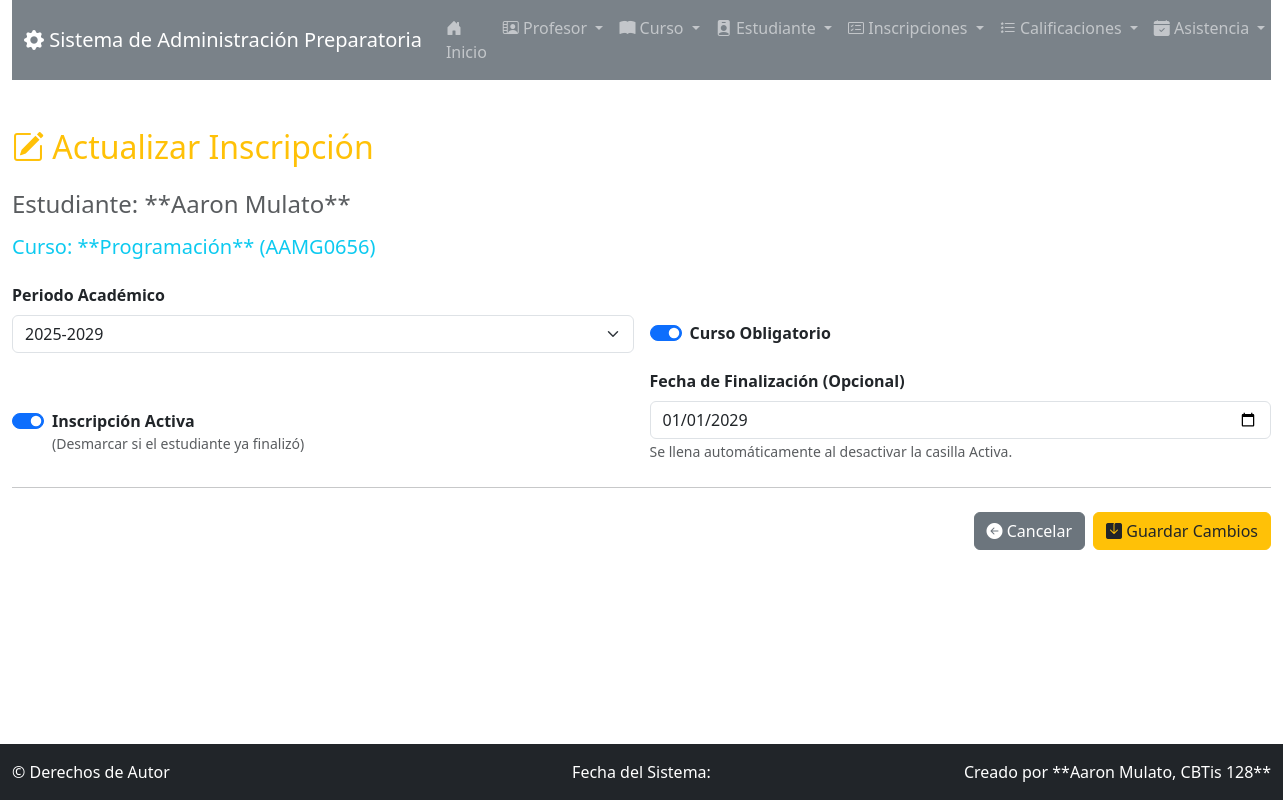
The app's page /inscripcion/actualizar/1/ with its own data.
### app_Preparatoria/models.py (models this page shows, shortened)
class Inscripcion(models.Model):
    estudiante = models.ForeignKey(Estudiante, on_delete=models.CASCADE)
    curso = models.ForeignKey(Curso, on_delete=models.CASCADE)
    fecha_inscripcion_curso = models.DateField(auto_now_add=True)
    fecha_finalizacion = models.DateField(null=True, blank=True)
    esta_activo = models.BooleanField(default=True)
    periodo_academico = models.CharField(max_length=50, default="2025-2") # Campo nuevo
    es_obligatorio = models.BooleanField(default=True) # Campo nuevo
    class Meta:
        unique_together = ('estudiante', 'curso', 'periodo_academico') # Ajuste para permitir reinscripción en otro periodo

class Estudiante(models.Model):
    nombre_estudiante = models.CharField(max_length=50)
    apellido_estudiante = models.CharField(max_length=50)
    matricula = models.CharField(max_length=10, unique=True)
    correo_estudiante = models.EmailField(max_length=100)
    fecha_nacimiento = models.DateField()
    fecha_inscripcion = models.DateField(auto_now_add=True)
    cursos = models.ManyToManyField(Curso, through='Inscripcion', related_name="estudiantes_inscritos")

class Curso(models.Model):
    nombre_curso = models.CharField(max_length=50)
    codigo = models.CharField(max_length=10, unique=True)
    descripcion = models.TextField(max_length=100)
    creditos = models.PositiveIntegerField()
    horario = models.CharField(max_length=50)
    aula = models.CharField(max_length=20)
    profesor = models.ForeignKey(Profesor, related_name="cursos", on_delete=models.CASCADE)

### app_Preparatoria/views.py (the view)
# urls.py: path('inscripcion/actualizar/<int:inscripcion_id>/', views.actualizar_inscripcion, name='actualizar_inscripcion'),
def actualizar_inscripcion(request, inscripcion_id):
    inscripcion = get_object_or_404(Inscripcion.objects.select_related('estudiante', 'curso'), pk=inscripcion_id)
    periodos_disponibles = get_periodos_disponibles(duracion_ciclo=4)
    context = {
        'inscripcion': inscripcion,
        'periodos_disponibles': periodos_disponibles,
    }
    return render(request, 'inscripcion/actualizar_inscripcion.html', context)

### app_Preparatoria/views.py (called while the page is built)
def get_periodos_disponibles(duracion_ciclo=4):
    current_year = date.today().year
    periods = []
    for start_year in range(current_year, current_year + 5):
        end_year = start_year + duracion_ciclo
        periods.append(f'{start_year}-{end_year}')
    return periods

### app_Preparatoria/templates/inscripcion/actualizar_inscripcion.html (shortened to what this page needs)
{% extends 'base.html' %}
{% block content %}
<h2 class="mb-4 text-warning"><i class="bi bi-pencil-square"></i> Actualizar Inscripción</h2>
<h4 class="mb-3 text-muted">Estudiante: **{{ inscripcion.estudiante.nombre_estudiante }} {{ inscripcion.estudiante.apellido_estudiante }}**</h4>
<h5 class="mb-4 text-info">Curso: **{{ inscripcion.curso.nombre_curso }}** ({{ inscripcion.curso.codigo }})</h5>
<form method="POST" action="{% url 'realizar_actualizacion_inscripcion' inscripcion.id %}" class="needs-validation" novalidate>
    <div class="row g-3">
        <div class="col-md-6">
            <label for="periodo_academico" class="form-label fw-bold">Periodo Académico</label>
            <select id="periodo_academico" name="periodo_academico" class="form-select" required>
                {% for periodo in periodos_disponibles %}
                    <option value="{{ periodo }}" {% if periodo == inscripcion.periodo_academico %}selected{% endif %}>
                        {{ periodo }}
                    </option>
                {% endfor %}
            </select>
        </div>
        <div class="col-md-6 d-flex align-items-center mt-5">
            <div class="form-check form-switch">
                <input class="form-check-input" type="checkbox" id="es_obligatorio" name="es_obligatorio"
                       {% if inscripcion.es_obligatorio %}checked{% endif %}>
                <label class="form-check-label fw-bold" for="es_obligatorio">Curso Obligatorio</label>
            </div>
        </div>
        <div class="col-md-6 d-flex align-items-center mt-5">
            <div class="form-check form-switch">
                <input class="form-check-input" type="checkbox" id="esta_activo" name="esta_activo"
                       {% if inscripcion.esta_activo %}checked{% endif %}>
                <label class="form-check-label fw-bold" for="esta_activo">Inscripción Activa</label>
                <small class="text-muted d-block">(Desmarcar si el estudiante ya finalizó)</small>
            </div>
        </div>
        <div class="col-md-6">
            <label for="fecha_finalizacion" class="form-label fw-bold">Fecha de Finalización (Opcional)</label>
            <input type="date" id="fecha_finalizacion" name="fecha_finalizacion" class="form-control"
                   value="{% if inscripcion.fecha_finalizacion %}{{ inscripcion.fecha_finalizacion|date:'Y-m-d' }}{% endif %}">
            <small class="text-muted">Se llena automáticamente al desactivar la casilla Activa.</small>
        </div>
    </div>
    <hr class="my-4">
    <div class="d-grid gap-2 d-md-flex justify-content-md-end">
        <a href="{% url 'ver_inscripciones' %}" class="btn btn-secondary">
            <i class="bi bi-arrow-left-circle-fill"></i> Cancelar
        </a>
        <button class="btn btn-warning text-dark" type="submit">
            <i class="bi bi-save-fill"></i> Guardar Cambios
        </button>
    </div>
</form>
{% endblock %}

### app_Preparatoria/templates/base.html (style rules this page uses)
:root { --bs-primary: #6c757d; --bs-secondary: #e9ecef; --bs-success: #20c997; --bs-info: #6610f2; }
body { padding-bottom: 60px; }

### records on screen
Inscripcion: estudiante.nombre_estudiante "Aaron", estudiante.apellido_estudiante "Mulato", curso.nombre_curso "Programación", curso.codigo "AAMG0656", es_obligatorio "☑", esta_activo "☑", fecha_finalizacion "01/01/2029"

### other values on screen
form field periodo_academico "2025-2029"
